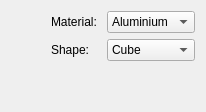
  <widget class="QWizardPage" name="wizardPage6">
   <property name="title">
    <string>Structural Details</string>
   </property>
   <property name="subTitle">
    <string>Set the material that you would like and shape of your S/C</string>
   </property>
   <layout class="QGridLayout" name="gridLayout_12">
    <item row="1" column="4">
     <widget class="QComboBox" name="SCShapeComboBox">
      <property name="minimumSize">
       <size>
        <width>0</width>
        <height>0</height>
       </size>
      </property>
      <property name="sizeAdjustPolicy">
       <enum>QComboBox::AdjustToMinimumContentsLength</enum>
      </property>
      <item>
       <property name="text">
        <string>Cube</string>
       </property>
      </item>
      <item>
       <property name="text">
        <string>Cylinder</string>
       </property>
      </item>
      <item>
       <property name="text">
        <string>Sphere</string>
       </property>
      </item>
     </widget>
    </item>
    <item row="0" column="4">
     <widget class="QComboBox" name="StructuralMaterialComboBox">
      <property name="sizeAdjustPolicy">
       <enum>QComboBox::AdjustToContentsOnFirstShow</enum>
      </property>
      <property name="minimumContentsLength">
       <number>0</number>
      </property>
      <item>
       <property name="text">
        <string>Aluminium</string>
       </property>
      </item>
      <item>
       <property name="text">
        <string>Steel</string>
       </property>
      </item>
     </widget>
    </item>
    <item row="0" column="2">
     <widget class="QLabel" name="label_15">
      <property name="text">
       <string>Material: </string>
      </property>
     </widget>
    </item>
    <item row="1" column="2">
     <widget class="QLabel" name="label_16">
      <property name="text">
       <string>Shape: </string>
      </property>
     </widget>
    </item>
    <item row="0" column="0">
     <spacer name="horizontalSpacer_8">
      <property name="orientation">
       <enum>Qt::Horizontal</enum>
      </property>
      <property name="sizeHint" stdset="0">
       <size>
        <width>40</width>
        <height>20</height>
       </size>
      </property>
     </spacer>
    </item>
    <item row="2" column="2">
     <spacer name="verticalSpacer_5">
      <property name="orientation">
       <enum>Qt::Vertical</enum>
      </property>
      <property name="sizeHint" stdset="0">
       <size>
        <width>20</width>
        <height>40</height>
       </size>
      </property>
     </spacer>
    </item>
   </layout>
  </widget>
